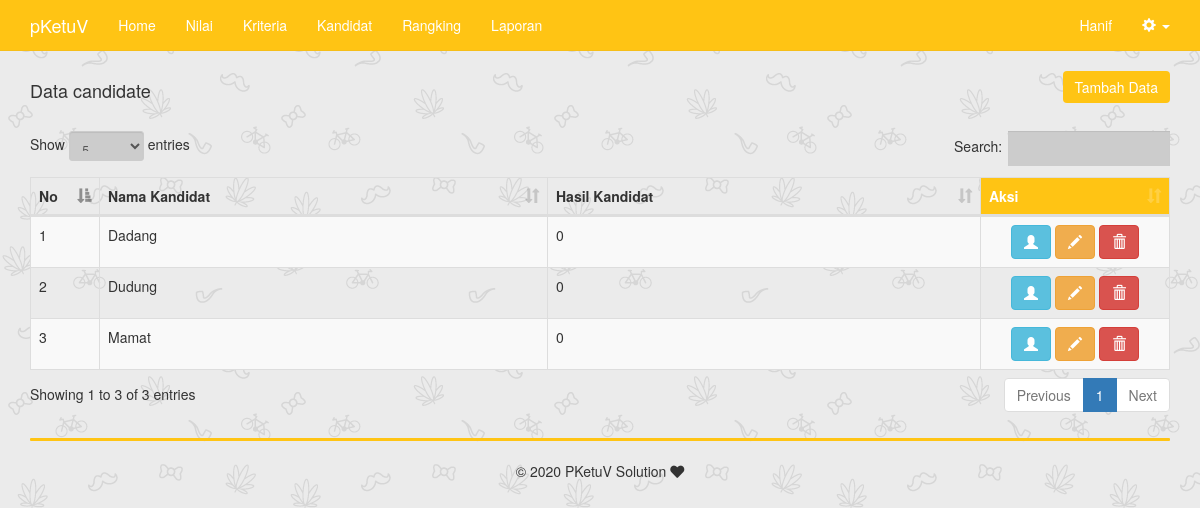
The app's page /candidate.php (signed in) with its own data.
### tables this page shows
CREATE TABLE `candidate` (
  `id_candidate` int(11) NOT NULL,
  `id_pengguna` int(11) NOT NULL,
  `nama_candidate` varchar(255) NOT NULL,
  `hasil_candidate` double NULL
);

### includes/candidate.inc.php (called while the page is built, shortened)
<?php
class candidate{
	private $conn;
	private $table_name = "candidate";
	public function __construct($db){
		$this->conn = $db;
	}
	function readAll(){
		$query = "SELECT * FROM ".$this->table_name." ORDER BY id_candidate ASC";
		$stmt = $this->conn->prepare( $query );
		$stmt->execute();
		return $stmt;
	}
}
?>

### candidate.php (the view)
<?php
include_once 'header.php';
if (isset($_SESSION['role'])) {
    if ($_SESSION['role'] != base64_encode('Admin')) { ?>
        <div class="container">
            <div class="text-center">Halaman ini hanya untuk hak akses Admin saja!</div>
        </div>
    <?php } else {
include_once 'includes/candidate.inc.php';
$pro = new candidate($db);
$stmt = $pro->readAll();
?>
	<div class="row">
		<div class="col-md-6 text-left">
			<h4>Data candidate</h4>
		</div>
		<div class="col-md-6 text-right">
			<button onclick="location.href='candidate-baru.php'" class="btn btn-primary" id="btn-tambah">Tambah Data</button>
		</div>
	</div>
	<br/>
	<table width="100%" class="table table-striped table-bordered" id="tabeldata">
        <thead>
            <tr>
                <th width="30px">No</th>
                <th>Nama Kandidat</th>
                <th>Hasil Kandidat</th>
                <th width="150px" id="bg-hasil">Aksi</th>
            </tr>
        </thead>
        <tbody>
<?php
$no=1;
while ($row = $stmt->fetch(PDO::FETCH_ASSOC)){
?>
            <tr>
                <td><?php echo $no++ ?></td>
                <td><?php echo $row['nama_candidate'] ?></td>
                <td><?php echo $row['hasil_candidate'] ?></td>
                <td class="text-center">
                    <?php if (isset($row['id_pengguna']) AND $row['id_pengguna'] > 1) { ?>
                    <a href="user-ubah.php?id=<?php echo $row['id_pengguna'] ?>" class="btn btn-info"><span class="glyphicon glyphicon-user" aria-hidden="true"></span></a>
                    <?php } ?>
					<a href="candidate-ubah.php?id=<?php echo $row['id_candidate'] ?>" class="btn btn-warning"><span class="glyphicon glyphicon-pencil" aria-hidden="true"></span></a>
					<a href="candidate-hapus.php?id=<?php echo $row['id_candidate'] ?>" onclick="return confirm('Yakin ingin menghapus data')" class="btn btn-danger"><span class="glyphicon glyphicon-trash" aria-hidden="true"></span></a>
			    </td>
            </tr>
<?php
}
?>
        </tbody>
    </table>
<?php
include_once 'footer.php';
    }
}
?>

### css/custom.css (style rules this page uses)
#bg-hasil { background: #ffc414;color: white; }
#btn-tambah { background: #ffc414;color: white;border: none; }
a { color: inherit; }

### records on screen
candidate: nama_candidate "Dadang", hasil_candidate "0"
candidate: nama_candidate "Dudung", hasil_candidate "0"
candidate: nama_candidate "Mamat", hasil_candidate "0"

### other values on screen
$_SESSION['nama_lengkap'] "Hanif"
